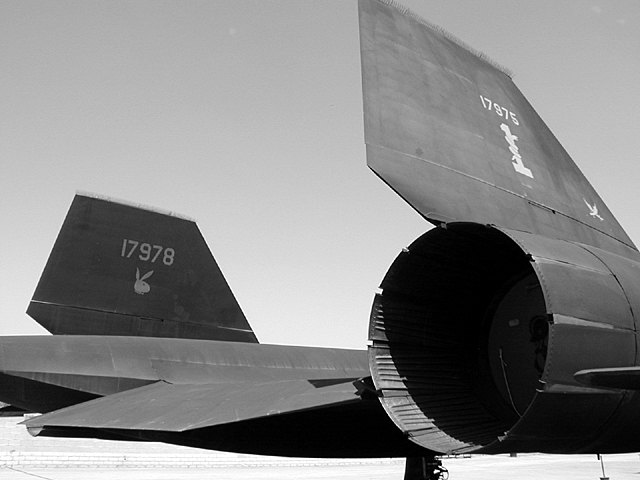
#> input picture images/jet.jpg, 640 x 480 px, found by its file name
$ python Sobel.py
#> lines starting #> are read from the running program, lines starting #| are printed output that depends on the picture
### Source/convolve_np.py
import numpy as np


# X and F are numpy matrices
def convolve_np(X, F):
    X_height = X.shape[0]
    X_width = X.shape[1]

    F_height = F.shape[0]
    F_width = F.shape[1]

    H = (F_height - 1) // 2
    W = (F_width - 1) // 2

    out = np.zeros((X_height, X_width))

    for i in np.arange(H, X_height - H):
        for j in np.arange(W, X_width - W):
            sum = 0
            for k in np.arange(-H, H + 1):
                for l in np.arange(-W, W + 1):
                    a = X[i - k, j - l]
                    w = F[H - k, W - l]
                    sum += (w * a)
            out[i, j] = sum

    return out

### Source/Sobel.py
import numpy as np
import cv2
from matplotlib import pyplot as plt
from convolve_np import convolve_np
import time

img = cv2.imread('images/jet.jpg', cv2.IMREAD_GRAYSCALE)
#> img is the input picture: shape (480, 640); min 0, max 255, mean 135

height = img.shape[0]
#> height = 480
width = img.shape[1]
#> width = 640

Hx = 1/4*np.array([[1, 0, -1],
               [2, 0, -2],
               [1, 0, -1]])

Hy = 1/4*np.array([[-1, -2, -1],
               [0, 0, 0],
               [1, 2, 1]])

t0 = time.time()

img_x = convolve_np(img, Hx)
#> after the loop in convolve_np, `for i in np.arange(H, X_height - H):`:
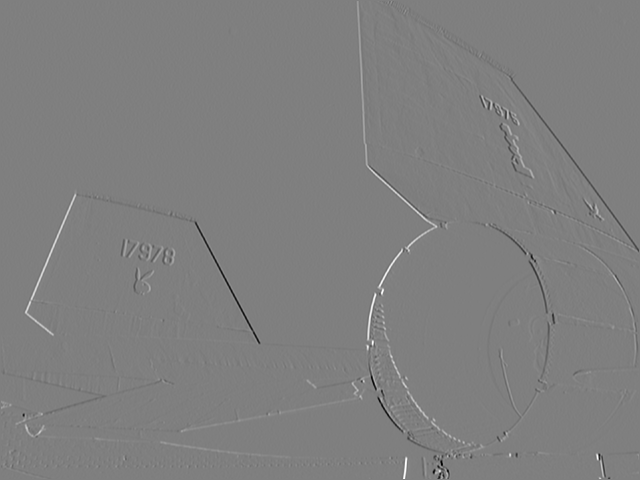
#> out: shape (480, 640) float64; min -254.5, max 254.8, mean 0.1; drawn with min black and max white
img_y = convolve_np(img, Hy)
#> after the loop in convolve_np (call 2), `for i in np.arange(H, X_height - H):`:
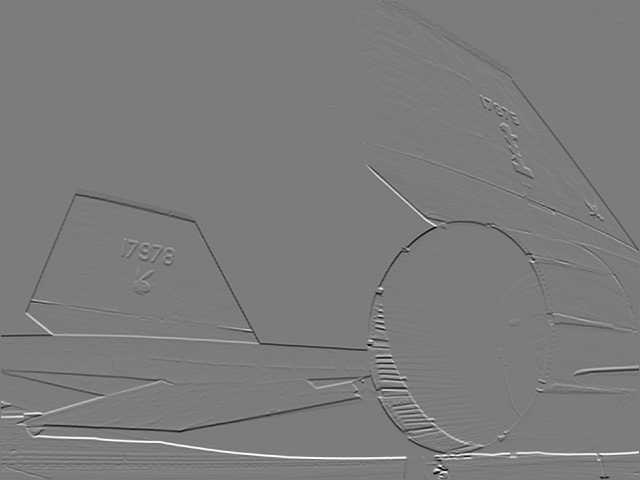
#> out: shape (480, 640) float64; min -242, max 255, mean 0.2; drawn with min black and max white

img_out = np.sqrt(np.power(img_x, 2) + np.power(img_y, 2))
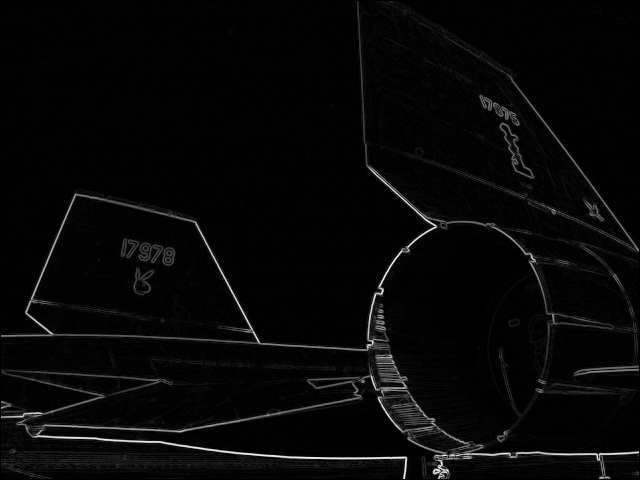
#> img_out: shape (480, 640) float64; min 0, max 272.5, mean 8.5; drawn with min black and max white
img_out = (img_out / np.max(img_out)) * 255

t1 = time.time()
print(t1-t0)


cv2.imwrite('images/edge_sobel.jpg', img_out)
plt.imshow(img_out, cmap = 'gray', interpolation = 'bicubic')
plt.xticks([]), plt.yticks([])
plt.show()

$ run again, with images/canhdong.jpg copied over images/jet.jpg
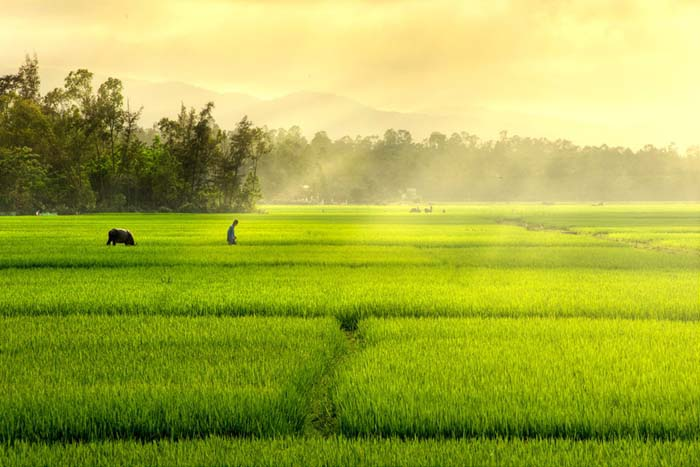
#> input picture images/canhdong.jpg, 700 x 467 px, found by its file name
#> after the loop in convolve_np (call 2), `for i in np.arange(H, X_height - H):`:
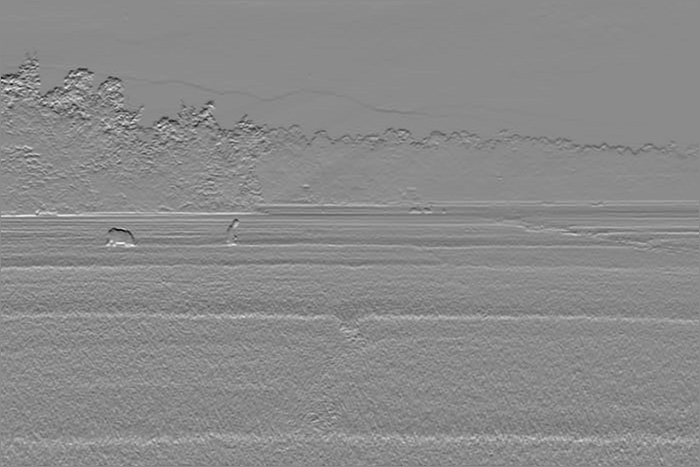
#> out: shape (467, 700) float64; min -156.2, max 130.2, mean -0.6; drawn with min black and max white
#> `img_out = (img_out / np.max(img_out)) * 255`:
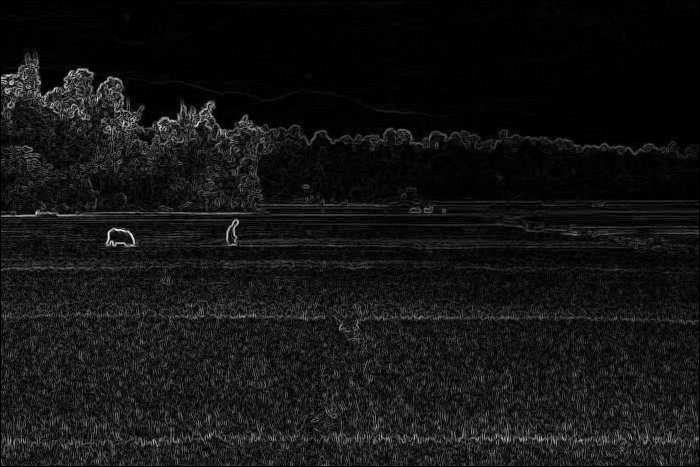
#> img_out: shape (467, 700) float64; min 0, max 255, mean 20.2

$ run again, with images/cat.jpg copied over images/jet.jpg
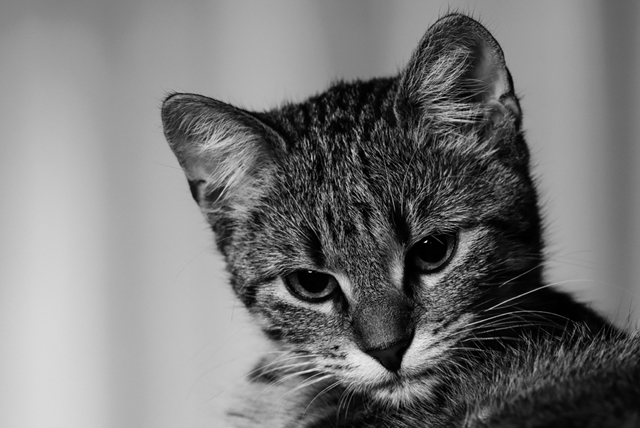
#> input picture images/cat.jpg, 640 x 428 px, found by its file name
#> img is the input picture: shape (428, 640); min 0, max 238, mean 119.9
#> after the loop in convolve_np (call 2), `for i in np.arange(H, X_height - H):`:
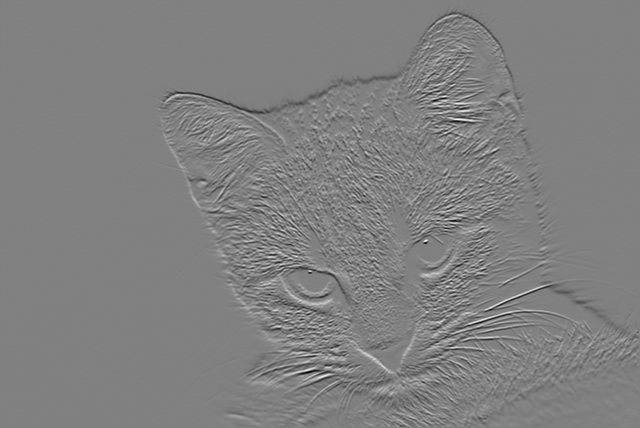
#> out: shape (428, 640) float64; min -192.8, max 189, mean -0.2; drawn with min black and max white
#> `img_out = np.sqrt(np.power(img_x, 2) + np.power(img_y, 2))`:
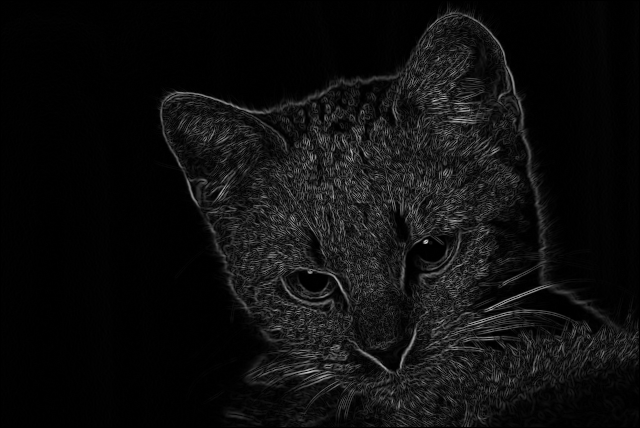
#> img_out: shape (428, 640) float64; min 0, max 223.1, mean 14.8
